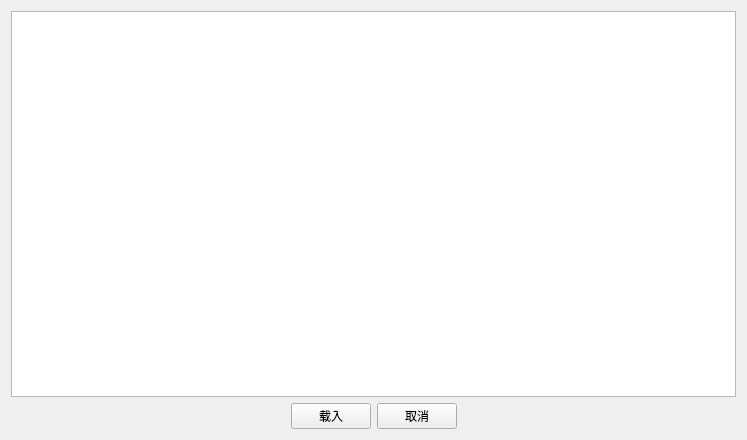
<?xml version="1.0" encoding="UTF-8"?>
<ui version="4.0">
 <class>Form</class>
 <widget class="QWidget" name="Form">
  <property name="geometry">
   <rect>
    <x>0</x>
    <y>0</y>
    <width>747</width>
    <height>440</height>
   </rect>
  </property>
  <property name="windowTitle">
   <string>Form</string>
  </property>
  <layout class="QHBoxLayout" name="horizontalLayout_2">
   <item>
    <layout class="QVBoxLayout" name="verticalLayout">
     <item>
      <widget class="QTextEdit" name="textEdit"/>
     </item>
     <item>
      <layout class="QHBoxLayout" name="horizontalLayout">
       <item>
        <spacer name="horizontalSpacer">
         <property name="orientation">
          <enum>Qt::Horizontal</enum>
         </property>
         <property name="sizeHint" stdset="0">
          <size>
           <width>40</width>
           <height>20</height>
          </size>
         </property>
        </spacer>
       </item>
       <item>
        <widget class="QPushButton" name="pushButton">
         <property name="text">
          <string>载入</string>
         </property>
        </widget>
       </item>
       <item>
        <widget class="QPushButton" name="pushButton_2">
         <property name="text">
          <string>取消</string>
         </property>
        </widget>
       </item>
       <item>
        <spacer name="horizontalSpacer_2">
         <property name="orientation">
          <enum>Qt::Horizontal</enum>
         </property>
         <property name="sizeHint" stdset="0">
          <size>
           <width>40</width>
           <height>20</height>
          </size>
         </property>
        </spacer>
       </item>
      </layout>
     </item>
    </layout>
   </item>
  </layout>
 </widget>
 <resources/>
 <connections/>
</ui>
